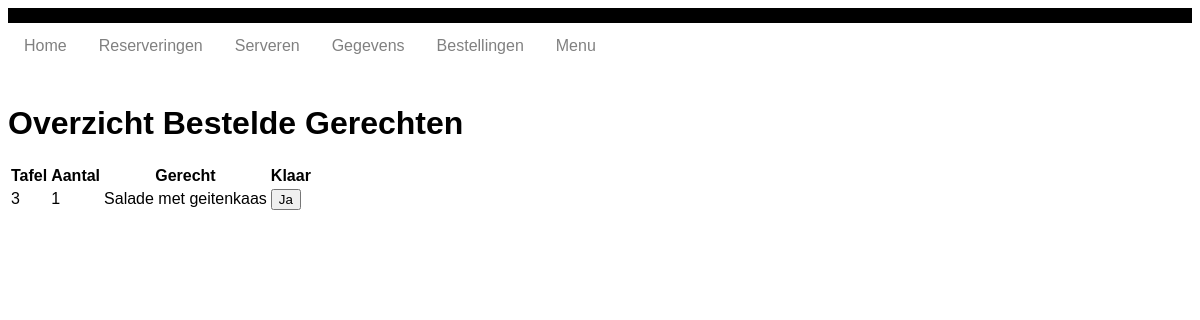
The page /kok.php on the database its author committed.
### tables this page shows
CREATE TABLE `bestellingen` (
  `ID` int(11) NOT NULL,
  `Reservering_ID` int(11) NOT NULL,
  `Menuitem_ID` int(11) NOT NULL,
  `Aantal` int(11) DEFAULT NULL,
  `Geserveerd` tinyint(4) DEFAULT 0,
  `Klaar` tinyint(4) DEFAULT 0
);

CREATE TABLE `reserveringen` (
  `ID` int(11) NOT NULL,
  `Tafel` int(11) NOT NULL,
  `Datum` date NOT NULL,
  `Tijd` time NOT NULL,
  `Klant_ID` int(11) NOT NULL,
  `Aantal` int(11) NOT NULL,
  `Status` tinyint(4) NOT NULL DEFAULT 1,
  `Datum_toegevoegd` timestamp NOT NULL DEFAULT current_timestamp(),
  `Allergieen` text DEFAULT NULL,
  `Opmerkingen` text DEFAULT NULL
);

CREATE TABLE `menuitems` (
  `ID` int(11) NOT NULL,
  `Code` varchar(4) DEFAULT NULL,
  `Naam` varchar(30) DEFAULT NULL,
  `Gerechtsoort_ID` int(11) NOT NULL,
  `Prijs` decimal(6,2) NOT NULL
);

### database.php (called while the page is built, shortened)
<?php
class database{
    private $db;
    function __construct(){
        $this->db_server = 'localhost';
        $this->db_username = 'root';
        $this->db_password = '';
        $this->db_name = 'excellenttaste';
        $dsn = "mysql:host=$this->db_server;dbname=$this->db_name;charset=utf8mb4";
        $options = [
            PDO::ATTR_ERRMODE            => PDO::ERRMODE_EXCEPTION,
            PDO::ATTR_DEFAULT_FETCH_MODE => PDO::FETCH_ASSOC,
            PDO::ATTR_EMULATE_PREPARES   => false,
        ];
        try {
             $this->db = new PDO($dsn, $this->db_username, $this->db_password, $options);
        } catch (\PDOException $e) {
             throw new \PDOException($e->getMessage(), (int)$e->getCode());
        }
    }
    public function select($statement, $named_placeholder){
        $statement = $this->db->prepare($statement);
        $statement->execute($named_placeholder);
        $result = $statement->fetchAll(PDO::FETCH_ASSOC);
        return $result;
    }
}
?>

### kok.php (the view, shortened to what this page needs)
<?php
    include 'database.php';
    $db = new database();
    $overzicht_kok = $db->select("SELECT bestellingen.ID AS bestelid, reserveringen.Tafel, bestellingen.Aantal, menuitems.Naam,bestellingen.Klaar, bestellingen.Geserveerd FROM `bestellingen` INNER JOIN reserveringen ON bestellingen.Reservering_ID = reserveringen.ID INNER JOIN menuitems ON bestellingen.Menuitem_ID = menuitems.ID INNER JOIN gerechtsoorten ON menuitems.Gerechtsoort_ID = gerechtsoorten.ID INNER JOIN gerechtcategorieen ON gerechtsoorten.Gerechtcategorie_ID = gerechtcategorieen.ID WHERE gerechtcategorieen.ID IN (2 ,3, 4) AND bestellingen.Klaar = 0 ORDER BY reserveringen.Tijd",[]);
    if (!empty($overzicht_kok)) {
        $row_data = array_values($overzicht_kok);
    }
?>
<!DOCTYPE html>
<head>
  <link rel="stylesheet" type="text/css" href="style.css">
</head>
<body>
  <?php include_once 'navigatie.php'; ?>
  <h1>Overzicht Bestelde Gerechten</h1>
  <?php if (!empty($overzicht_kok)) { ?>
  <table>
    <thead>
      <tr>
        <th>Tafel</th>
        <th>Aantal</th>
        <th>Gerecht</th>
        <th>Klaar</th>
      </tr>
    </thead>
    <tbody>
      <?php foreach ($row_data AS $data) { ?>
        <tr>
          <td><?php echo $data["Tafel"]?></td>
          <td><?php echo $data["Aantal"]?></td>
          <td><?php echo $data["Naam"]?></td>
          <?php if ($data["Geserveerd"] == 0) { ?>
            <form method="post">
              <td><button type="submit" name="gereed">Ja</button><td>
            </form>
          <?php }?>
        </tr>
      <?php } ?>
    </tbody>
  </table>
  <?php }else{
    echo "<h3>Er zijn nog geen bestellingen</h3>";
  } ?>
</body>
</html>

### navigatie.php (style rules this page uses)
body { font-family: Arial, Helvetica, sans-serif; }

### rows shown on the page
bestellingen: Reservering_ID.Tafel "3", Aantal "1", Menuitem_ID.Naam "Salade met geitenkaas"
